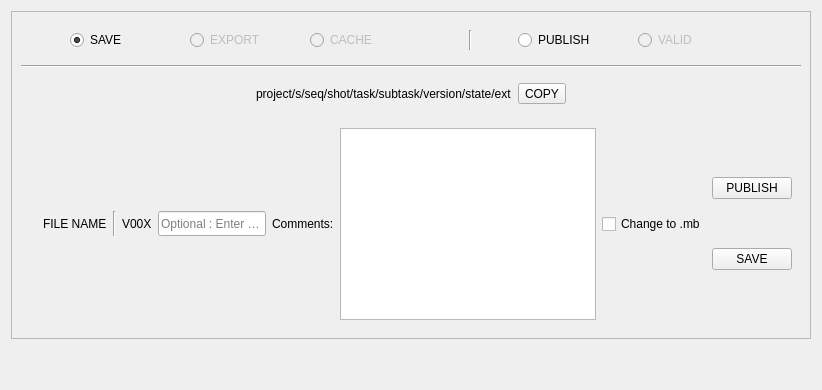
         <widget class="QWidget" name="out_tab">
          <attribute name="title">
           <string notr="true">OUT</string>
          </attribute>
          <layout class="QGridLayout" name="gridLayout_17">
           <item row="1" column="0">
            <widget class="QFrame" name="out_frame">
             <property name="frameShape">
              <enum>QFrame::StyledPanel</enum>
             </property>
             <property name="frameShadow">
              <enum>QFrame::Raised</enum>
             </property>
             <layout class="QGridLayout" name="gridLayout_23">
              <item row="0" column="0">
               <layout class="QGridLayout" name="out_layout">
                <item row="1" column="0">
                 <widget class="Line" name="line">
                  <property name="orientation">
                   <enum>Qt::Horizontal</enum>
                  </property>
                 </widget>
                </item>
                <item row="2" column="0">
                 <widget class="QWidget" name="out_sid_layout" native="true">
                  <layout class="QHBoxLayout" name="horizontalLayout_4">
                   <item>
                    <spacer name="horizontalSpacer">
                     <property name="orientation">
                      <enum>Qt::Horizontal</enum>
                     </property>
                     <property name="sizeHint" stdset="0">
                      <size>
                       <width>40</width>
                       <height>20</height>
                      </size>
                     </property>
                    </spacer>
                   </item>
                   <item>
                    <widget class="QLabel" name="out_output_sid_label">
                     <property name="enabled">
                      <bool>true</bool>
                     </property>
                     <property name="text">
                      <string>project/s/seq/shot/task/subtask/version/state/ext</string>
                     </property>
                    </widget>
                   </item>
                   <item>
                    <widget class="QToolButton" name="out_copy_sid_btn">
                     <property name="enabled">
                      <bool>true</bool>
                     </property>
                     <property name="text">
                      <string notr="true">COPY</string>
                     </property>
                     <property name="toolButtonStyle">
                      <enum>Qt::ToolButtonIconOnly</enum>
                     </property>
                    </widget>
                   </item>
                   <item>
                    <spacer name="horizontalSpacer_4">
                     <property name="orientation">
                      <enum>Qt::Horizontal</enum>
                     </property>
                     <property name="sizeHint" stdset="0">
                      <size>
                       <width>40</width>
                       <height>20</height>
                      </size>
                     </property>
                    </spacer>
                   </item>
                  </layout>
                 </widget>
                </item>
                <item row="0" column="0">
                 <widget class="QWidget" name="out_radio_btn_layout" native="true">
                  <layout class="QHBoxLayout" name="horizontalLayout_2">
                   <item>
                    <spacer name="horizontalSpacer_8">
                     <property name="orientation">
                      <enum>Qt::Horizontal</enum>
                     </property>
                     <property name="sizeType">
                      <enum>QSizePolicy::Minimum</enum>
                     </property>
                     <property name="sizeHint" stdset="0">
                      <size>
                       <width>40</width>
                       <height>20</height>
                      </size>
                     </property>
                    </spacer>
                   </item>
                   <item>
                    <widget class="QRadioButton" name="save_radio_btn">
                     <property name="text">
                      <string notr="true">SAVE</string>
                     </property>
                     <property name="checked">
                      <bool>true</bool>
                     </property>
                    </widget>
                   </item>
                   <item>
                    <widget class="QRadioButton" name="export_radio_btn">
                     <property name="enabled">
                      <bool>false</bool>
                     </property>
                     <property name="text">
                      <string notr="true">EXPORT</string>
                     </property>
                    </widget>
                   </item>
                   <item>
                    <widget class="QRadioButton" name="cache_radio_btn">
                     <property name="enabled">
                      <bool>false</bool>
                     </property>
                     <property name="text">
                      <string notr="true">CACHE</string>
                     </property>
                    </widget>
                   </item>
                   <item>
                    <spacer name="horizontalSpacer_2">
                     <property name="orientation">
                      <enum>Qt::Horizontal</enum>
                     </property>
                     <property name="sizeType">
                      <enum>QSizePolicy::Minimum</enum>
                     </property>
                     <property name="sizeHint" stdset="0">
                      <size>
                       <width>40</width>
                       <height>20</height>
                      </size>
                     </property>
                    </spacer>
                   </item>
                   <item>
                    <widget class="Line" name="line_7">
                     <property name="orientation">
                      <enum>Qt::Vertical</enum>
                     </property>
                    </widget>
                   </item>
                   <item>
                    <spacer name="horizontalSpacer_3">
                     <property name="orientation">
                      <enum>Qt::Horizontal</enum>
                     </property>
                     <property name="sizeType">
                      <enum>QSizePolicy::Minimum</enum>
                     </property>
                     <property name="sizeHint" stdset="0">
                      <size>
                       <width>40</width>
                       <height>20</height>
                      </size>
                     </property>
                    </spacer>
                   </item>
                   <item>
                    <widget class="QRadioButton" name="publish_radio_btn">
                     <property name="enabled">
                      <bool>true</bool>
                     </property>
                     <property name="text">
                      <string notr="true">PUBLISH</string>
                     </property>
                    </widget>
                   </item>
                   <item>
                    <widget class="QRadioButton" name="release_radio_btn">
                     <property name="enabled">
                      <bool>false</bool>
                     </property>
                     <property name="text">
                      <string notr="true">VALID</string>
                     </property>
                    </widget>
                   </item>
                   <item>
                    <spacer name="horizontalSpacer_7">
                     <property name="orientation">
                      <enum>Qt::Horizontal</enum>
                     </property>
                     <property name="sizeType">
                      <enum>QSizePolicy::Minimum</enum>
                     </property>
                     <property name="sizeHint" stdset="0">
                      <size>
                       <width>40</width>
                       <height>20</height>
                      </size>
                     </property>
                    </spacer>
                   </item>
                  </layout>
                 </widget>
                </item>
                <item row="3" column="0">
                 <widget class="QWidget" name="out_center_layout" native="true">
                  <layout class="QHBoxLayout" name="horizontalLayout">
                   <item>
                    <widget class="QLabel" name="out_error_label">
                     <property name="palette">
                      <palette>
                       <active>
                        <colorrole role="WindowText">
                         <brush brushstyle="SolidPattern">
                          <color alpha="255">
                           <red>255</red>
                           <green>170</green>
                           <blue>0</blue>
                          </color>
                         </brush>
                        </colorrole>
                       </active>
                       <inactive>
                        <colorrole role="WindowText">
                         <brush brushstyle="SolidPattern">
                          <color alpha="255">
                           <red>255</red>
                           <green>170</green>
                           <blue>0</blue>
                          </color>
                         </brush>
                        </colorrole>
                       </inactive>
                       <disabled>
                        <colorrole role="WindowText">
                         <brush brushstyle="SolidPattern">
                          <color alpha="255">
                           <red>29</red>
                           <green>29</green>
                           <blue>29</blue>
                          </color>
                         </brush>
                        </colorrole>
                       </disabled>
                      </palette>
                     </property>
                     <property name="text">
                      <string/>
                     </property>
                    </widget>
                   </item>
                   <item>
                    <widget class="QLabel" name="out_file_name_label">
                     <property name="text">
                      <string notr="true">FILE NAME</string>
                     </property>
                    </widget>
                   </item>
                   <item>
                    <widget class="Line" name="save_name_sep">
                     <property name="maximumSize">
                      <size>
                       <width>16777215</width>
                       <height>25</height>
                      </size>
                     </property>
                     <property name="orientation">
                      <enum>Qt::Vertical</enum>
                     </property>
                    </widget>
                   </item>
                   <item>
                    <widget class="QLabel" name="out_version_label">
                     <property name="text">
                      <string notr="true">V00X</string>
                     </property>
                    </widget>
                   </item>
                   <item>
                    <widget class="QLineEdit" name="out_tag_line_edit">
                     <property name="enabled">
                      <bool>true</bool>
                     </property>
                     <property name="maximumSize">
                      <size>
                       <width>150</width>
                       <height>25</height>
                      </size>
                     </property>
                     <property name="toolTip">
                      <string>&lt;html&gt;&lt;head/&gt;&lt;body&gt;&lt;p&gt;&lt;span style=&quot; font-weight:600;&quot;&gt;// HELP //&lt;/span&gt;&lt;/p&gt;&lt;p&gt;- Optional, enter a tag that will display in the scene explorer. To Indentify easiy the file&lt;br/&gt;(summarise the comments)&lt;/p&gt;&lt;p&gt;- Max 20 characters&lt;/p&gt;&lt;p&gt;- Only letters&lt;/p&gt;&lt;p&gt;- No Accents&lt;/p&gt;&lt;/body&gt;&lt;/html&gt;</string>
                     </property>
                     <property name="inputMask">
                      <string/>
                     </property>
                     <property name="text">
                      <string notr="true"/>
                     </property>
                     <property name="maxLength">
                      <number>20</number>
                     </property>
                     <property name="placeholderText">
                      <string>Optional : Enter a tag</string>
                     </property>
                    </widget>
                   </item>
                   <item>
                    <widget class="QLabel" name="out_inforations_label">
                     <property name="text">
                      <string notr="true">Comments:</string>
                     </property>
                    </widget>
                   </item>
                   <item>
                    <widget class="QTextEdit" name="out_comments_textEdit"/>
                   </item>
                   <item>
                    <widget class="QCheckBox" name="ext_change">
                     <property name="enabled">
                      <bool>true</bool>
                     </property>
                     <property name="text">
                      <string notr="true">Change to .mb</string>
                     </property>
                    </widget>
                   </item>
                   <item>
                    <widget class="QWidget" name="widget" native="true">
                     <layout class="QVBoxLayout" name="verticalLayout_9">
                      <property name="spacing">
                       <number>0</number>
                      </property>
                      <property name="leftMargin">
                       <number>0</number>
                      </property>
                      <property name="topMargin">
                       <number>0</number>
                      </property>
                      <property name="rightMargin">
                       <number>0</number>
                      </property>
                      <property name="bottomMargin">
                       <number>0</number>
                      </property>
                      <item>
                       <widget class="QPushButton" name="out_publish_btn">
                        <property name="enabled">
                         <bool>true</bool>
                        </property>
                        <property name="text">
                         <string notr="true">PUBLISH</string>
                        </property>
                       </widget>
                      </item>
                      <item>
                       <widget class="QPushButton" name="out_save_btn">
                        <property name="text">
                         <string notr="true">SAVE</string>
                        </property>
                       </widget>
                      </item>
                     </layout>
                    </widget>
                   </item>
                  </layout>
                 </widget>
                </item>
               </layout>
              </item>
             </layout>
            </widget>
           </item>
           <item row="2" column="0">
            <spacer name="verticalSpacer_3">
             <property name="orientation">
              <enum>Qt::Vertical</enum>
             </property>
             <property name="sizeHint" stdset="0">
              <size>
               <width>20</width>
               <height>40</height>
              </size>
             </property>
            </spacer>
           </item>
          </layout>
         </widget>
